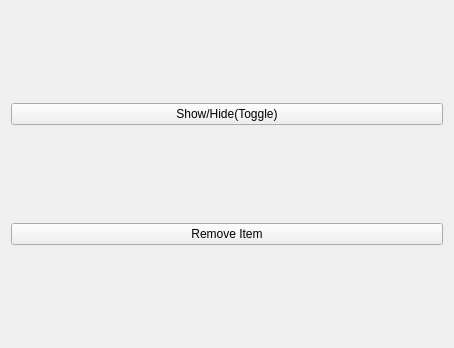
<?xml version="1.0" encoding="UTF-8"?>
<ui version="4.0">
 <class>Widget</class>
 <widget class="QWidget" name="Widget">
  <property name="geometry">
   <rect>
    <x>0</x>
    <y>0</y>
    <width>454</width>
    <height>348</height>
   </rect>
  </property>
  <property name="windowTitle">
   <string>Widget</string>
  </property>
  <layout class="QVBoxLayout" name="verticalLayout_2">
   <item>
    <layout class="QVBoxLayout" name="verticalLayout"/>
   </item>
   <item>
    <widget class="QPushButton" name="showHideButton">
     <property name="text">
      <string>Show/Hide(Toggle)</string>
     </property>
    </widget>
   </item>
   <item>
    <widget class="QPushButton" name="removeItem">
     <property name="text">
      <string>Remove Item</string>
     </property>
    </widget>
   </item>
  </layout>
 </widget>
 <layoutdefault spacing="6" margin="11"/>
 <resources/>
 <connections/>
</ui>
